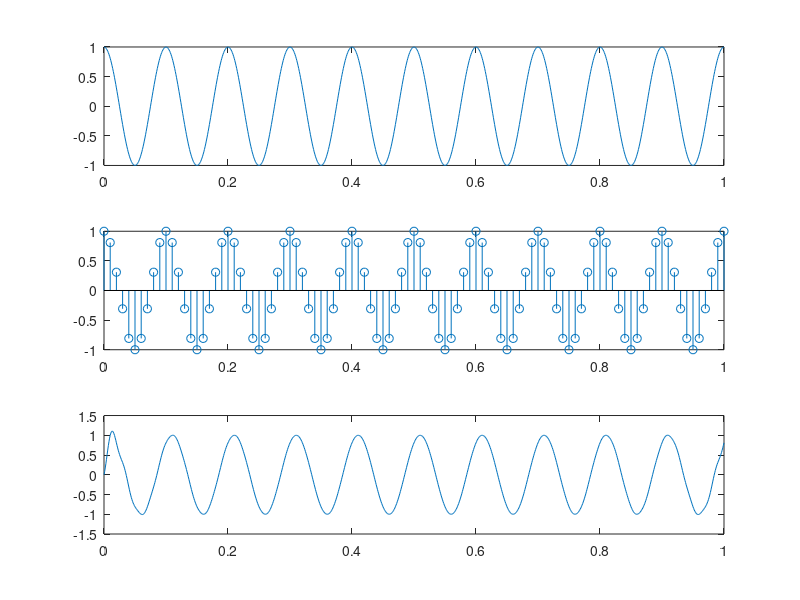

Source code (MATLAB):
f1 = 10;
fs = 100;
tmin = 0;
tmax = 10/f1;
t = tmin:1e-3:tmax;
x1 = cos(2*pi*f1*t);
Ts = 1/fs;
ts = tmin:Ts:tmax;
x1_sampled = cos(2*pi*f1*ts);
x1_reconstructed = zeros(1, length(t));
samples = length(ts);
for i = 1:1:length(t)
    x1_reconstructed(i) = sum(x1_sampled.*sinc((t(i)-(1:samples)*Ts)./Ts));
end
figure(1)
subplot(3,1,1)
plot(t,x1);
subplot(3,1,2)
stem(ts, x1_sampled)
subplot(3,1,3)
plot(t,x1_reconstructed)